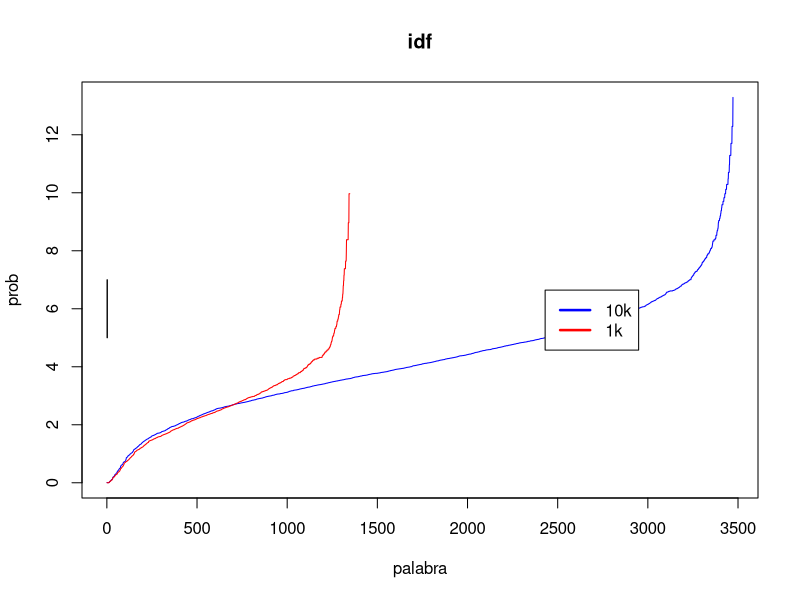

Recreate this plot in R.

png("idf.png" , width = 720, height = 720)

f1k<- read.table("salida1K.data")
f10k<- read.table("salida10K.data")

plot(log2(10000/sort(f10k[,3], decreasing= TRUE)), type="l", col="blue", main="idf", ylab="prob", xlab="palabra")
lines(log2(1000/sort(f1k[,3], decreasing=TRUE)), col="red")
legend(x=  7 * length(f10k[,3]) / 10 , y= log2(10000/sort(f10k[nrow(f10k),3], decreasing=TRUE))*0.5, lty=c(1,1),lwd=c(2.5,2.5),col=c("blue","red"), legend=c( "10k", "1k"))
rect(1, 5, 3, 7, col = "white")
dev.off()
